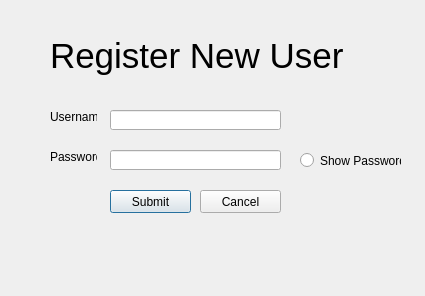
<?xml version="1.0" encoding="UTF-8"?>
<ui version="4.0">
 <class>LoginWindow</class>
 <widget class="QDialog" name="LoginWindow">
  <property name="geometry">
   <rect>
    <x>0</x>
    <y>0</y>
    <width>425</width>
    <height>296</height>
   </rect>
  </property>
  <property name="windowTitle">
   <string>Register New User</string>
  </property>
  <widget class="QPushButton" name="pushButton">
   <property name="geometry">
    <rect>
     <x>110</x>
     <y>190</y>
     <width>81</width>
     <height>23</height>
    </rect>
   </property>
   <property name="toolTip">
    <string>Submit info</string>
   </property>
   <property name="text">
    <string>Submit</string>
   </property>
  </widget>
  <widget class="QLineEdit" name="USERNAME">
   <property name="geometry">
    <rect>
     <x>110</x>
     <y>110</y>
     <width>171</width>
     <height>20</height>
    </rect>
   </property>
   <property name="toolTip">
    <string>Enter an email address</string>
   </property>
   <property name="inputMask">
    <string/>
   </property>
   <property name="echoMode">
    <enum>QLineEdit::Normal</enum>
   </property>
  </widget>
  <widget class="QLineEdit" name="PASSWORD">
   <property name="geometry">
    <rect>
     <x>110</x>
     <y>150</y>
     <width>171</width>
     <height>20</height>
    </rect>
   </property>
   <property name="toolTip">
    <string>Password may contain A-Z upper or lowercase, 0-9, _underscore, and -hyphen. Max length is 20. Minimum length is 7</string>
   </property>
   <property name="echoMode">
    <enum>QLineEdit::Password</enum>
   </property>
  </widget>
  <widget class="QPushButton" name="pushButton_2">
   <property name="geometry">
    <rect>
     <x>200</x>
     <y>190</y>
     <width>81</width>
     <height>23</height>
    </rect>
   </property>
   <property name="toolTip">
    <string>Cancel registration</string>
   </property>
   <property name="text">
    <string>Cancel</string>
   </property>
  </widget>
  <widget class="QLabel" name="label">
   <property name="geometry">
    <rect>
     <x>50</x>
     <y>30</y>
     <width>301</width>
     <height>51</height>
    </rect>
   </property>
   <property name="font">
    <font>
     <pointsize>26</pointsize>
    </font>
   </property>
   <property name="text">
    <string>Register New User</string>
   </property>
  </widget>
  <widget class="QLabel" name="label_2">
   <property name="geometry">
    <rect>
     <x>50</x>
     <y>110</y>
     <width>47</width>
     <height>13</height>
    </rect>
   </property>
   <property name="text">
    <string>Username</string>
   </property>
  </widget>
  <widget class="QLabel" name="label_3">
   <property name="geometry">
    <rect>
     <x>50</x>
     <y>150</y>
     <width>47</width>
     <height>13</height>
    </rect>
   </property>
   <property name="text">
    <string>Password</string>
   </property>
  </widget>
  <widget class="QRadioButton" name="radioButton">
   <property name="geometry">
    <rect>
     <x>300</x>
     <y>150</y>
     <width>101</width>
     <height>21</height>
    </rect>
   </property>
   <property name="toolTip">
    <string>Click to show password text</string>
   </property>
   <property name="text">
    <string>Show Password</string>
   </property>
  </widget>
  <widget class="QLabel" name="label_4">
   <property name="geometry">
    <rect>
     <x>300</x>
     <y>170</y>
     <width>111</width>
     <height>121</height>
    </rect>
   </property>
   <property name="toolTip">
    <string>You can do it!</string>
   </property>
   <property name="text">
    <string/>
   </property>
   <property name="pixmap">
    <pixmap resource="../../mario.qrc">:/images/loginlogo.png</pixmap>
   </property>
  </widget>
 </widget>
 <resources>
  <include location="../../mario.qrc"/>
 </resources>
 <connections/>
</ui>
